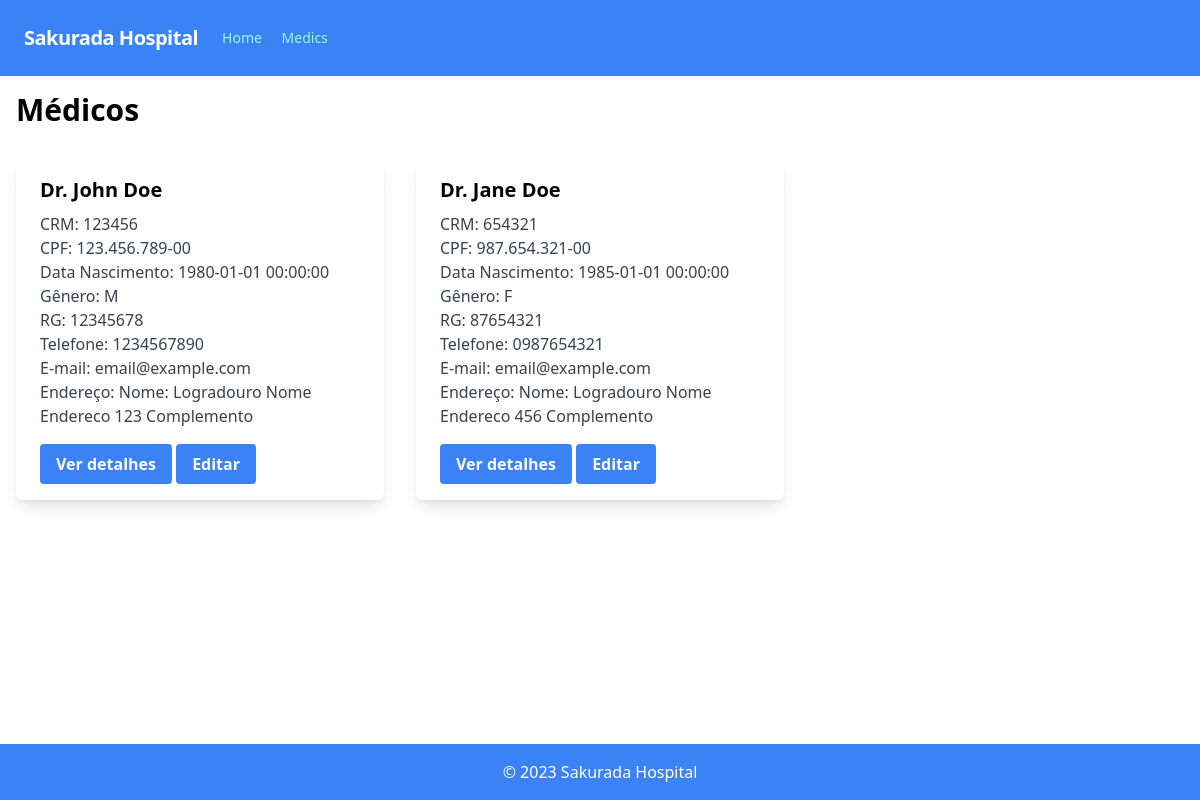
Page /medic/medico_view.php on the earlier database version.
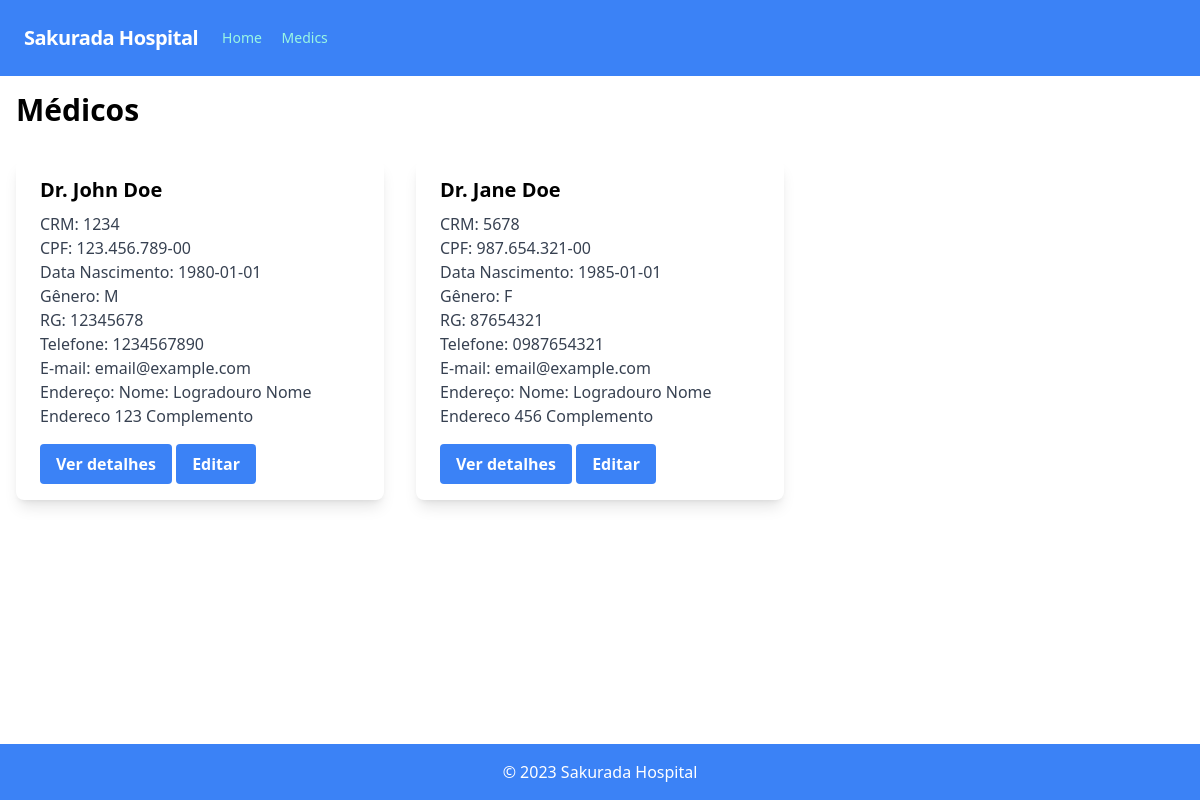
Same page on the later database version.
### tables this page shows
CREATE TABLE Medico (
  ID_Medico INT PRIMARY KEY,
  Nome_Medico VARCHAR(100),
  CRM VARCHAR(4),
  CPF_Medico VARCHAR(14),
  Data_Nascimento_Medico DATE,  
  Genero_Medico CHAR,
  Telefone_Medico VARCHAR(11),
  Numero_Endereco_Medico INT,
  Complemento_Endereco_Medico VARCHAR(100),
  Nome_Endereco_Medico VARCHAR(100),
  Logradouro_Medico VARCHAR(100),
  E_mail_Medico VARCHAR(100),
  RG_Medico VARCHAR(12)
);

### medic/medico_view.php (the view, shortened to what this page needs)
<html>
    <head>
        <link rel="stylesheet" href="https://unpkg.com/tailwindcss@latest/dist/tailwind.min.css">
    </head>
    <body class="mx-auto">
<?php
    include("../connection.php");
    include("../components/nav.php");
    $sql = "SELECT * FROM Medico";
    $result = $conn->query($sql);
?>
        <div class="text-left text-3xl font-bold mb-4 mt-4 ml-4">Médicos</div>
        <div class="flex flex-wrap -mx-4 mx-auto">
            <?php
            if ($result->num_rows > 0) {
                while ($row = $result->fetch_assoc()) {
            ?>
            <div class="w-full md:w-1/2 lg:w-1/3 px-4 py-4">
                <div class="bg-white rounded-lg shadow-lg">
                    <div class="px-6 py-4">
                        <div class="font-bold text-xl mb-2"><?php echo $row["Nome_Medico"] ?></div>
                        <p class="text-gray-700 text-base">
                            CRM: <?php echo $row["CRM"] ?><br>
                            CPF: <?php echo $row["CPF_Medico"] ?><br>
                            Data Nascimento: <?php echo $row["Data_Nascimento_Medico"] ?><br>
                            Gênero: <?php echo $row["Genero_Medico"] ?><br>
                            RG: <?php echo $row["RG_Medico"] ?><br>
                            Telefone: <?php echo $row["Telefone_Medico"] ?><br>
                            E-mail: <?php echo $row["E_mail_Medico"] ?><br>
                            Endereço: <?php echo "Nome: ". $row['Logradouro_Medico']. " " .$row['Nome_Endereco_Medico']. " ".$row['Numero_Endereco_Medico']. " ".$row['Complemento_Endereco_Medico'] ?>
                        </p>
                        <a href="medico_show.php?ID_Medico=<?php echo $row['ID_Medico'] ?>" class="bg-blue-500 hover:bg-blue-700 text-white font-bold py-2 px-4 rounded mt-4 inline-block">Ver detalhes</a>
                        <a href="./medico_edit.php?ID_Medico=<?php echo $row['ID_Medico'] ?>" class="bg-blue-500 hover:bg-blue-700 text-white font-bold py-2 px-4 rounded mt-4 inline-block">Editar</a>
                    </div>
                </div>
            </div>
            <?php
                }
            }
            ?>
        </div>
    </body>
    <?php
        include("../components/footer.php");
    ?>
</html>

### connection.php (shortened to what this page needs)
<script src="https://cdn.tailwindcss.com"></script>

### components/nav.php
<nav class="flex items-center justify-between flex-wrap bg-blue-500 p-6">
    <div class="flex items-center flex-shrink-0 text-white mr-6">
        <span class="font-semibold text-xl tracking-tight">Sakurada Hospital</span>
    </div>
    <div class="w-full block flex-grow lg:flex lg:items-center lg:w-auto">
        <div class="text-sm lg:flex-grow">
            <a href="./home.php" class="block mt-4 lg:inline-block lg:mt-0 text-teal-200 hover:text-white mr-4">
                Home
            </a>
            <a href="./medic/medico_view.php" class="block mt-4 lg:inline-block lg:mt-0 text-teal-200 hover:text-white mr-4">
                Medics
            </a>
        </div>
    </div>
</nav>

### components/footer.php
<footer class="bg-blue-500 text-white py-4 text-center fixed bottom-0 w-full">
    &copy; 2023 Sakurada Hospital
</footer>

Differences in the rows shown:
changed medico "Dr. John Doe": CRM "123456" → "1234"; Data_Nascimento_Medico "1980-01-01 00:00:00" → "1980-01-01"
changed medico "Dr. Jane Doe": CRM "654321" → "5678"; Data_Nascimento_Medico "1985-01-01 00:00:00" → "1985-01-01"
